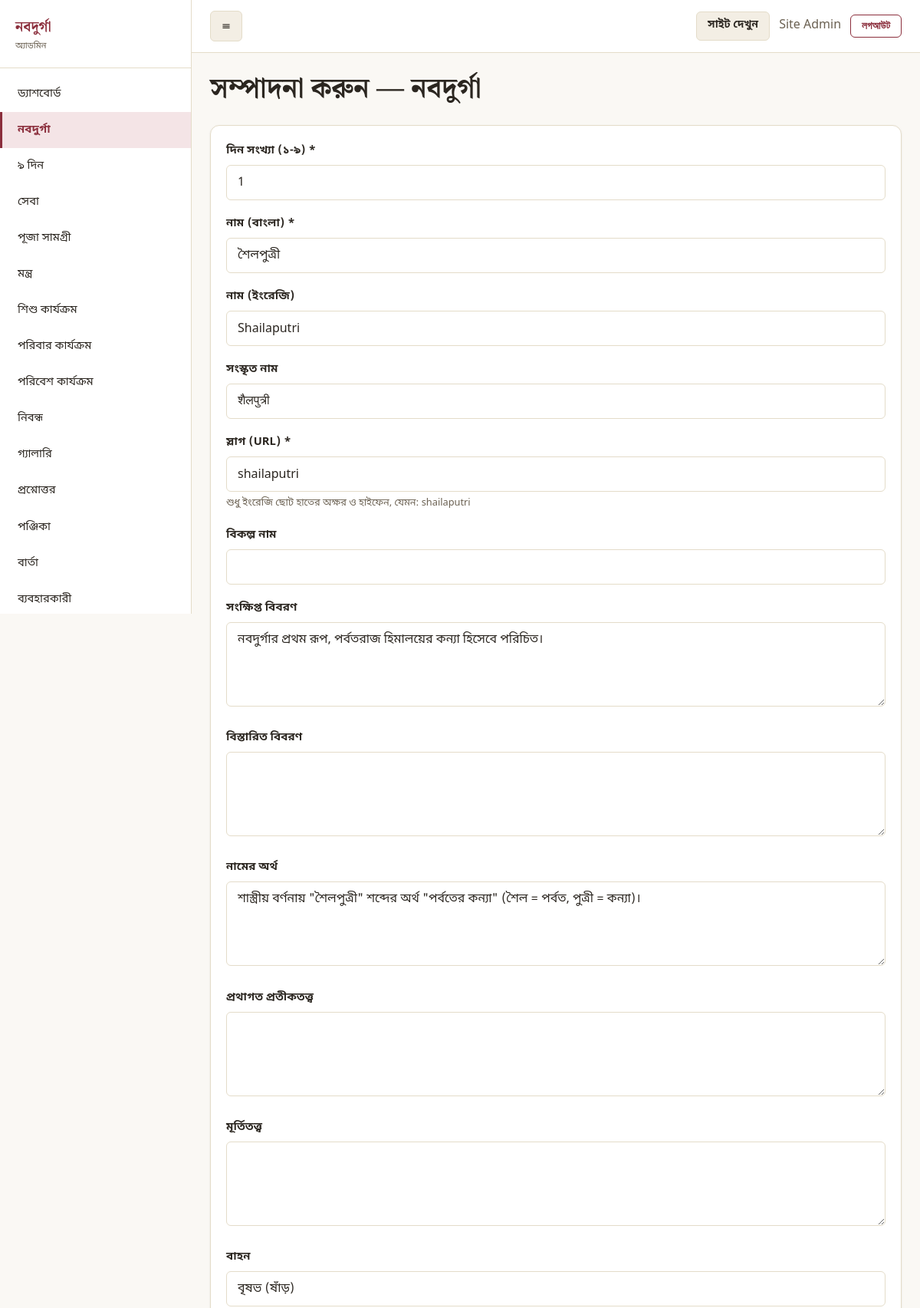
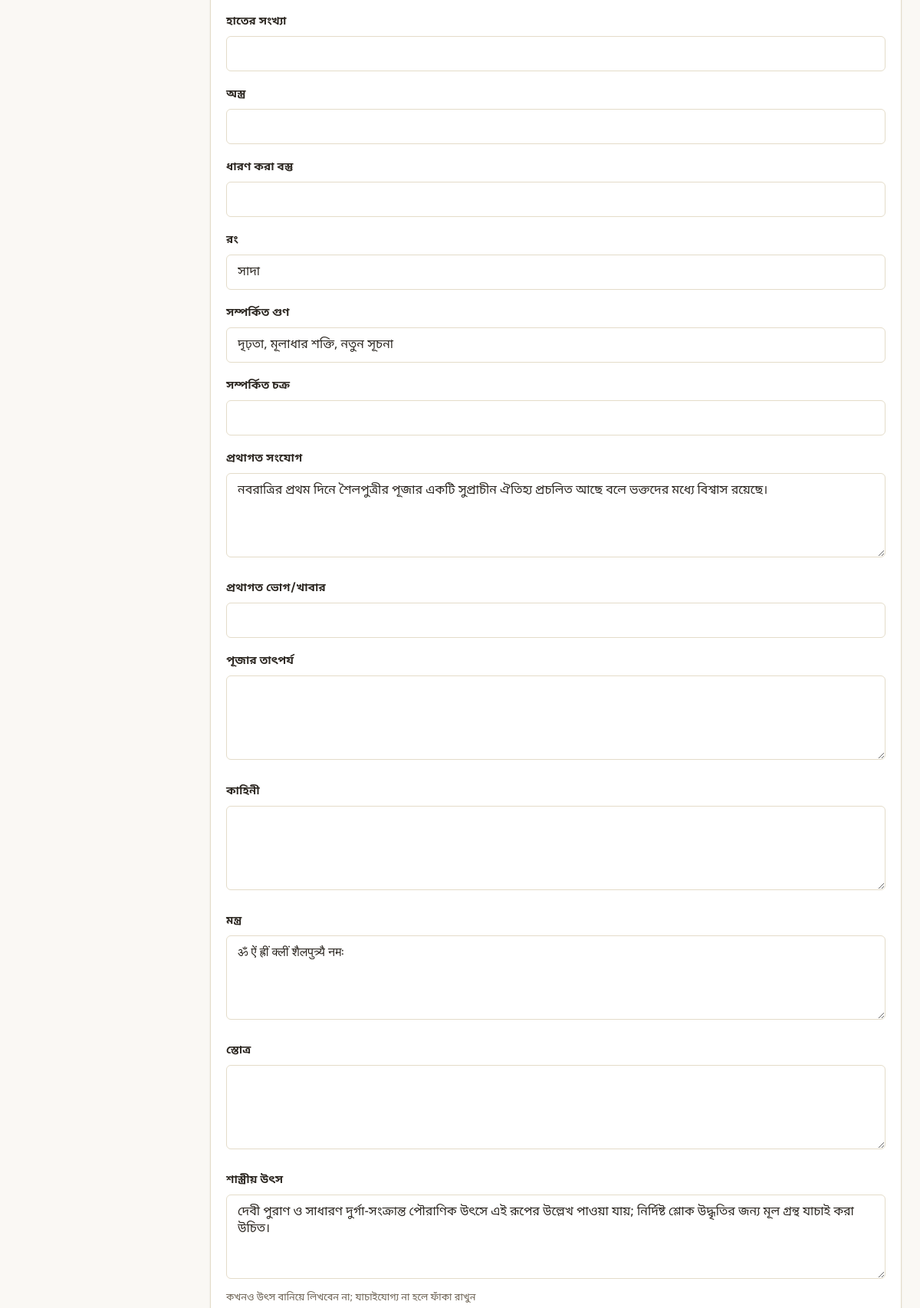
Page /admin/navadurga/1/edit (signed in, upper part) on the committed database (2 pictures, top to bottom).
### tables this page shows
CREATE TABLE IF NOT EXISTS users (
    id INT UNSIGNED AUTO_INCREMENT PRIMARY KEY,
    name VARCHAR(150) NOT NULL,
    email VARCHAR(190) NOT NULL UNIQUE,
    password_hash VARCHAR(255) NOT NULL,
    role_id INT UNSIGNED NOT NULL DEFAULT 1,
    avatar VARCHAR(255) NULL,
    status ENUM('active','banned') NOT NULL DEFAULT 'active',
    email_verified_at DATETIME NULL,
    remember_token VARCHAR(100) NULL,
    created_at DATETIME NOT NULL DEFAULT CURRENT_TIMESTAMP,
    updated_at DATETIME NOT NULL DEFAULT CURRENT_TIMESTAMP ON UPDATE CURRENT_TIMESTAMP,
    CONSTRAINT fk_users_role FOREIGN KEY (role_id) REFERENCES roles(id) ON DELETE RESTRICT,
    INDEX idx_users_email (email)
);

CREATE TABLE IF NOT EXISTS navadurga (
    id INT UNSIGNED AUTO_INCREMENT PRIMARY KEY,
    day_number TINYINT UNSIGNED NOT NULL UNIQUE,
    name_bn VARCHAR(150) NOT NULL,
    name_en VARCHAR(150) NULL,
    sanskrit_name VARCHAR(150) NULL,
    slug VARCHAR(150) NOT NULL UNIQUE,
    alternative_names VARCHAR(255) NULL,
    short_description TEXT NULL,
    detailed_description LONGTEXT NULL,
    name_meaning TEXT NULL,
    traditional_symbolism TEXT NULL,
    iconography TEXT NULL,
    vehicle VARCHAR(150) NULL,
    hands VARCHAR(50) NULL,
    weapons VARCHAR(255) NULL,
    objects VARCHAR(255) NULL,
    colour VARCHAR(100) NULL,
    associated_quality VARCHAR(255) NULL,
    associated_chakra VARCHAR(100) NULL,
    traditional_association TEXT NULL,
    traditional_food VARCHAR(255) NULL,
    puja_significance TEXT NULL,
    story LONGTEXT NULL,
    mantra TEXT NULL,
    stotra TEXT NULL,
    scriptural_sources TEXT NULL COMMENT 'source citations, never fabricated',
    regional_variations TEXT NULL,
    modern_interpretation TEXT NULL,
    seva_note TEXT NULL COMMENT 'website suggested seva disclaimer text',
    image VARCHAR(255) NULL,
    seo_title VARCHAR(255) NULL,
    seo_description VARCHAR(500) NULL,
    status ENUM('active','inactive') NOT NULL DEFAULT 'active',
    created_at DATETIME NOT NULL DEFAULT CURRENT_TIMESTAMP,
    updated_at DATETIME NOT NULL DEFAULT CURRENT_TIMESTAMP ON UPDATE CURRENT_TIMESTAMP,
    INDEX idx_navadurga_slug (slug)
);

### app/views/admin/crud/form.php (the view, shortened to what the rows shown need)
<?php
$old = flash('old') ?? [];
function fval($item, $old, $key) {
    return $old[$key] ?? $item[$key] ?? '';
}
$action = $isEdit ? url("/{$routeBase}/{$item['id']}/update") : url("/{$routeBase}");
?>
<h1><?= $isEdit ? 'সম্পাদনা করুন' : 'নতুন যোগ করুন' ?> — <?= e($title) ?></h1>
<div class="card">
<div class="card-body">
<form method="POST" action="<?= $action ?>" enctype="multipart/form-data">
    <?php foreach ($fields as $field): $val = fval($item, $old, $field['key']); ?>
        <div class="form-group">
            <label for="f_<?= e($field['key']) ?>"><?= e($field['label']) ?><?= !empty($field['required']) ? ' *' : '' ?></label>
            <?php if ($field['type'] === 'textarea'): ?>
                <textarea class="form-control" id="f_<?= e($field['key']) ?>" name="<?= e($field['key']) ?>"><?= e($val) ?></textarea>
            <?php elseif ($field['type'] === 'select'): ?>
                <select class="form-control" id="f_<?= e($field['key']) ?>" name="<?= e($field['key']) ?>">
                    <option value="">— নির্বাচন করুন —</option>
                    <?php foreach ($field['options'] as $optValue => $optLabel): ?>
                        <option value="<?= e($optValue) ?>" <?= (string) $val === (string) $optValue ? 'selected' : '' ?>><?= e($optLabel) ?></option>
                    <?php endforeach; ?>
                </select>
            <?php elseif ($field['type'] === 'image'): ?>
                <?php if (!empty($item[$field['key']])): ?>
                    <img src="<?= e(url($item[$field['key']])) ?>" alt="" style="width:90px;height:90px;object-fit:cover;border-radius:8px;margin-bottom:8px;">
                <?php endif; ?>
                <input type="file" class="form-control" id="f_<?= e($field['key']) ?>" name="<?= e($field['key']) ?>" accept="image/*">
            <?php elseif ($field['type'] === 'number'): ?>
                <input type="number" class="form-control" id="f_<?= e($field['key']) ?>" name="<?= e($field['key']) ?>" value="<?= e($val) ?>">
            <?php elseif ($field['type'] === 'date'): ?>
                <input type="date" class="form-control" id="f_<?= e($field['key']) ?>" name="<?= e($field['key']) ?>" value="<?= e($val) ?>">
            <?php else: ?>
                <input type="text" class="form-control" id="f_<?= e($field['key']) ?>" name="<?= e($field['key']) ?>" value="<?= e($val) ?>">
            <?php endif; ?>
            <?php if (!empty($field['hint'])): ?><div class="form-hint"><?= e($field['hint']) ?></div><?php endif; ?>
        </div>
    <?php endforeach; ?>
</form>
</div>
</div>

### app/core/Router.php (shortened to what the rows shown need)
<?php
class Router
{
    protected array $routes = [];
    protected string $basePath = '';
    public function setBasePath(string $path): void
    {
        $this->basePath = rtrim($path, '/');
    }
    protected function add(string $method, string $uri, $handler, array $middleware): void
    {
        $this->routes[] = [
            'method' => $method,
            'uri' => '/' . trim($uri, '/'),
            'handler' => $handler,
            'middleware' => $middleware,
        ];
    }
    public function dispatch(Request $request): void
    {
        $method = $request->method();
        $uri = $request->uriPath($this->basePath);
        foreach ($this->routes as $route) {
            if ($route['method'] !== $method) {
                continue;
            }
            $pattern = $this->compile($route['uri']);
            if (preg_match($pattern, $uri, $matches)) {
                $params = array_filter($matches, 'is_string', ARRAY_FILTER_USE_KEY);
                foreach ($route['middleware'] as $middlewareClass) {
                    $middleware = new $middlewareClass();
                    if ($middleware->handle($request) === false) {
                        return;
                    }
                }
                $this->call($route['handler'], $request, $params);
                return;
            }
        }
    }
    protected function compile(string $uri): string
    {
        $pattern = preg_replace('#\{([a-zA-Z_][a-zA-Z0-9_]*)\}#', '(?P<$1>[^/]+)', $uri);
        return '#^' . $pattern . '$#u';
    }
    protected function call($handler, Request $request, array $params): void
    {
        [$class, $method] = $handler;
        $controller = new $class();
        call_user_func_array([$controller, $method], array_merge([$request], array_values($params)));
    }
}

### app/views/layouts/admin.php (shortened to what the rows shown need)
<?php
$__title = isset($title) ? $title . ' — অ্যাডমিন' : 'অ্যাডমিন প্যানেল';
$__adminUser = auth_user();
?><!DOCTYPE html>
<html lang="bn">
<head>
<title><?= e($__title) ?> — <?= e(setting('site_name', 'নবদুর্গা')) ?></title>
<link rel="stylesheet" href="<?= asset('css/app.css') ?>">
<link rel="stylesheet" href="<?= asset('css/admin.css') ?>">
</head>
<body>
<div class="admin-shell">
    <aside class="admin-sidebar">
        <a href="<?= url('/admin') ?>" class="admin-brand"><?= e(setting('site_name', 'নবদুর্গা')) ?> <span>অ্যাডমিন</span></a>
        <nav>
            <?php $__dashActive = rtrim(parse_url($_SERVER['REQUEST_URI'] ?? '/', PHP_URL_PATH), '/') === rtrim(url('/admin'), '/'); ?>
            <a href="<?= url('/admin') ?>" class="<?= $__dashActive ? 'active' : '' ?>">ড্যাশবোর্ড</a>
            <a href="<?= url('/admin/navadurga') ?>" class="<?= active_class('/admin/navadurga') ?>">নবদুর্গা</a>
            <a href="<?= url('/admin/navaratri') ?>" class="<?= active_class('/admin/navaratri') ?>">৯ দিন</a>
            <a href="<?= url('/admin/seva') ?>" class="<?= active_class('/admin/seva') ?>">সেবা</a>
            <a href="<?= url('/admin/puja-items') ?>" class="<?= active_class('/admin/puja-items') ?>">পূজা সামগ্রী</a>
            <a href="<?= url('/admin/mantras') ?>" class="<?= active_class('/admin/mantras') ?>">মন্ত্র</a>
            <a href="<?= url('/admin/children') ?>" class="<?= active_class('/admin/children') ?>">শিশু কার্যক্রম</a>
            <a href="<?= url('/admin/family') ?>" class="<?= active_class('/admin/family') ?>">পরিবার কার্যক্রম</a>
            <a href="<?= url('/admin/environment') ?>" class="<?= active_class('/admin/environment') ?>">পরিবেশ কার্যক্রম</a>
            <a href="<?= url('/admin/articles') ?>" class="<?= active_class('/admin/articles') ?>">নিবন্ধ</a>
            <a href="<?= url('/admin/gallery') ?>" class="<?= active_class('/admin/gallery') ?>">গ্যালারি</a>
            <a href="<?= url('/admin/faq') ?>" class="<?= active_class('/admin/faq') ?>">প্রশ্নোত্তর</a>
            <a href="<?= url('/admin/calendar') ?>" class="<?= active_class('/admin/calendar') ?>">পঞ্জিকা</a>
            <a href="<?= url('/admin/messages') ?>" class="<?= active_class('/admin/messages') ?>">বার্তা</a>
            <a href="<?= url('/admin/users') ?>" class="<?= active_class('/admin/users') ?>">ব্যবহারকারী</a>
        </nav>
    </aside>
    <div class="admin-main">
        <header class="admin-topbar">
            <button class="menu-toggle" id="admin-sidebar-toggle" aria-label="মেনু" style="display:none;">☰</button>
            <div class="flex items-center gap-12">
                <a href="<?= url('/') ?>" class="btn btn-ghost btn-sm" target="_blank" rel="noopener">সাইট দেখুন</a>
                <span class="text-muted"><?= e($__adminUser['name'] ?? '') ?></span>
                <form method="POST" action="<?= url('/logout') ?>">
                    <button type="submit" class="btn btn-outline btn-sm">লগআউট</button>
                </form>
            </div>
        </header>
        <div class="admin-content">
            <?= $content ?>
        </div>
    </div>
</div>
</body>
</html>

### rows in the picture
users: name "Site Admin"
navadurga: day_number "1", name_bn "শৈলপুত্রী", name_en "Shailaputri", sanskrit_name "शैलपुत्री", slug "shailaputri", short_description "নবদুর্গার প্রথম রূপ, পর্বতরাজ হিমালয়ের কন্যা হিসেবে পরিচিত।", name_meaning "শাস্ত্রীয় বর্ণনায় \"শৈলপুত্রী\" শব্দের অর্থ \"পর্বতের কন্যা\" (শৈল = পর্বত, পুত্রী = কন্যা)।", vehicle "বৃষভ (ষাঁড়)", colour "সাদা", associated_quality "দৃঢ়তা, মূলাধার শক্তি, নতুন সূচনা", traditional_association "নবরাত্রির প্রথম দিনে শৈলপুত্রীর পূজার একটি সুপ্রাচীন ঐতিহ্য প্রচলিত আছে বলে ভক্তদের মধ্যে বিশ্বাস রয়েছে।", mantra "ॐ ऐं ह्रीं क्लीं शैलपुत्र्यै नमः", scriptural_sources "দেবী পুরাণ ও সাধারণ দুর্গা-সংক্রান্ত পৌরাণিক উৎসে এই রূপের উল্লেখ পাওয়া যায়; নির্দিষ্ট শ্লোক উদ্ধৃতির জন্য মূল গ্রন্থ যাচাই করা উচিত।"

### other values in the picture
setting('site_name', 'নবদুর্গা') "নবদুর্গা"
$field['label'] "দিন সংখ্যা (১-৯)"
$field['label'] "নাম (বাংলা)"
$field['label'] "নাম (ইংরেজি)"
$field['label'] "সংস্কৃত নাম"
$field['label'] "স্লাগ (URL)"
$field['hint'] "শুধু ইংরেজি ছোট হাতের অক্ষর ও হাইফেন, যেমন: shailaputri"
$field['label'] "বিকল্প নাম"
$field['label'] "সংক্ষিপ্ত বিবরণ"
$field['label'] "বিস্তারিত বিবরণ"
$field['label'] "নামের অর্থ"
$field['label'] "প্রথাগত প্রতীকতত্ত্ব"
$field['label'] "মূর্তিতত্ত্ব"
$field['label'] "বাহন"
$field['label'] "হাতের সংখ্যা"
